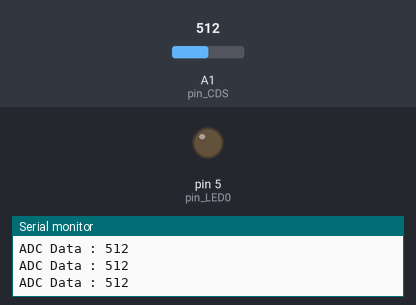
The sketch below on a simulated Arduino Uno, built with avr-gcc and run on an emulated ATmega328P. Parts: output pins drawn as LEDs (lit = HIGH), the last lines printed to the serial monitor. Inputs (shaded band) come from the test bench; at power-on: A1 (pin_CDS) = 512.

Above: at 1.3 s.
1.4 s: A1 (pin_CDS) set to 504
At 2.7 s:
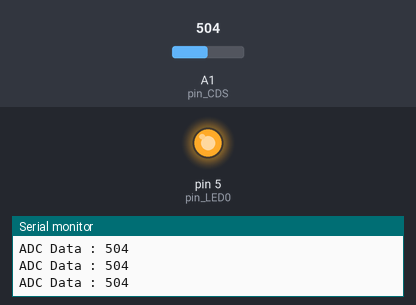
3.0 s: A1 (pin_CDS) set to 522
At 4.1 s:
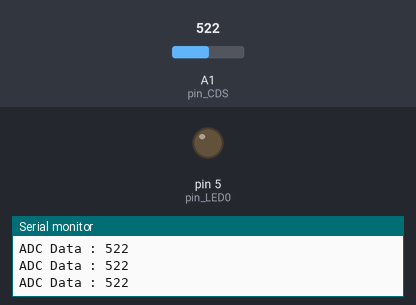
4.5 s: A1 (pin_CDS) set to 511
At 5.3 s:
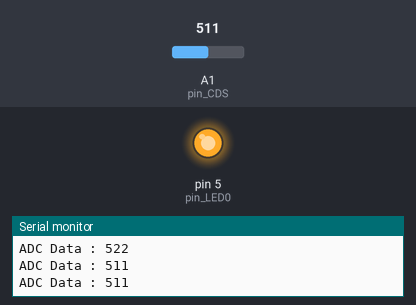
Timing chart, 0 to 7.5 s (numbered marks = the images above; inputs shaded):
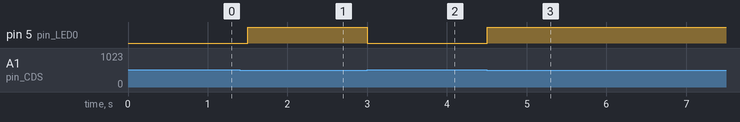

Measured:
- the behaviour switches between 512 and 511 on A1 (pin_CDS) (found by bisection; images 0 and 1)
- after the input at 1.4 s, pin 5 (pin_LED0): LOW → HIGH after 0.10 s
- after the input at 3.0 s, pin 5 (pin_LED0): HIGH → LOW at once
- after the input at 4.5 s, pin 5 (pin_LED0): LOW → HIGH at once

The sketch:

CDS.ino
```cpp
int pin_CDS = A1;   // pin number of Light Sensor
int pin_LED0 = 5;    // pin number of LED0
void setup() {
  pinMode(pin_CDS, INPUT);       // Set  light sensor pin as an input pin

  pinMode(pin_LED0, OUTPUT);        // Set LED0 pin as output pin
  // Serial Setting : Baud rate 115200, data 8bit, no parity, stop 1bit
  Serial.begin(115200);    // same as Serial.begin(115200, SERIAL_8N1)
  while(!Serial);          //Wait until the serial port is connected
}
void loop() {
  uint16_t ADC_data;
  // Read the analog value of the light sensor as a digital value
  // The higher the digital value, the brighter the light
  ADC_data = analogRead(pin_CDS);
  Serial.print("ADC Data : ");
  Serial.println(ADC_data);    // Outputs the ADC value in serial
  // If the value measured by light sensor is less than 512, turn on LED0
  if(ADC_data < 512){
    // Output HIGH to LED0 pin (LED0 ON)
    digitalWrite(pin_LED0, 1);}
  // If the value measured by light sensor is greater than or equal to 512,turn off LED0
  else{
    // Output LOW to LED0 pin (LED0 OFF)
    digitalWrite(pin_LED0, 0);}
delay(500);
}
```
